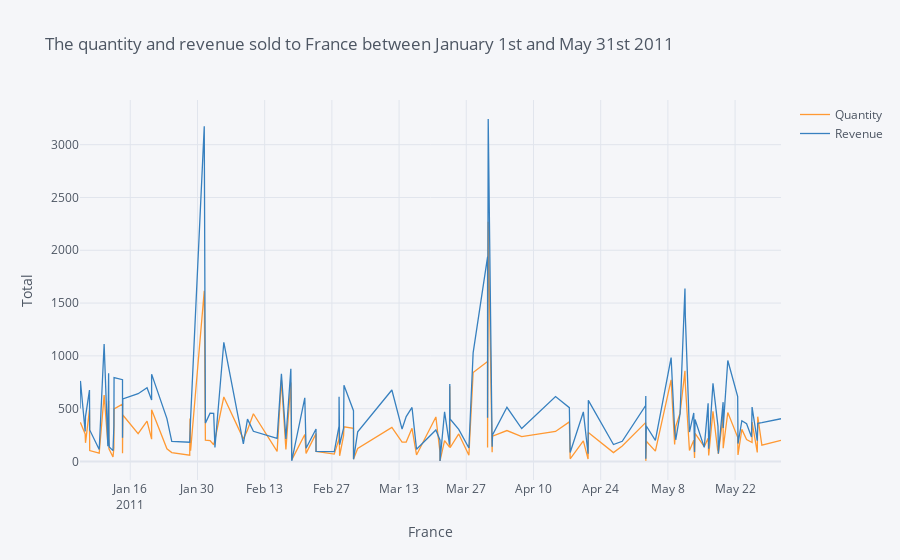

Source (notebook cell):
### Code cell
Fra_May_2011=data[(data['Country'] == 'France') & (data['InvoiceDate'] >= '2011-01-01 00:00:00') & (data['InvoiceDate'] <= '2011-05-31 23:59:59')]
Fra_May_2011.groupby("InvoiceDate")["Quantity","Revenue"].sum().iplot(kind="line",xTitle="France", yTitle="Total", title='The quantity and revenue sold to France between January 1st and May 31st 2011')
